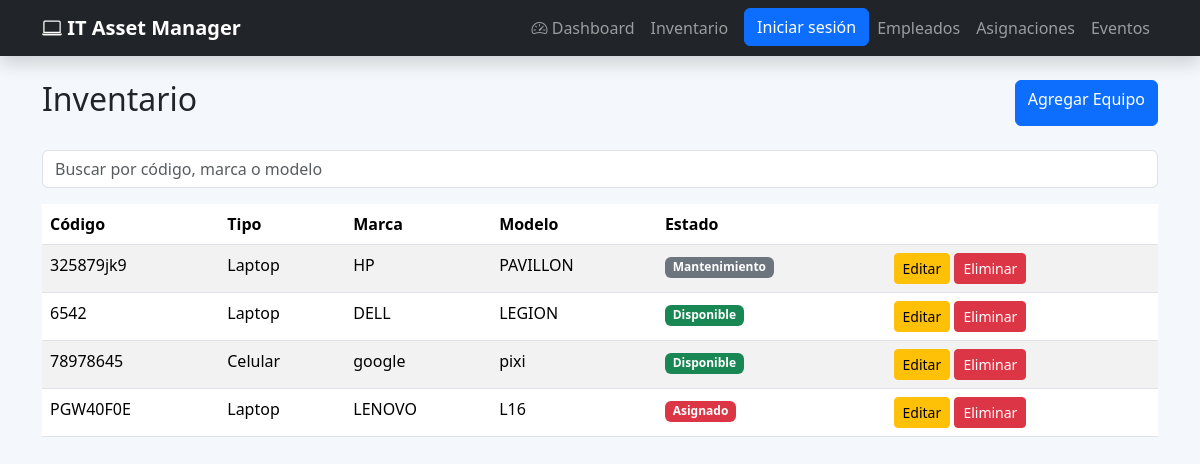
Page /inventario/ on the earlier database version.
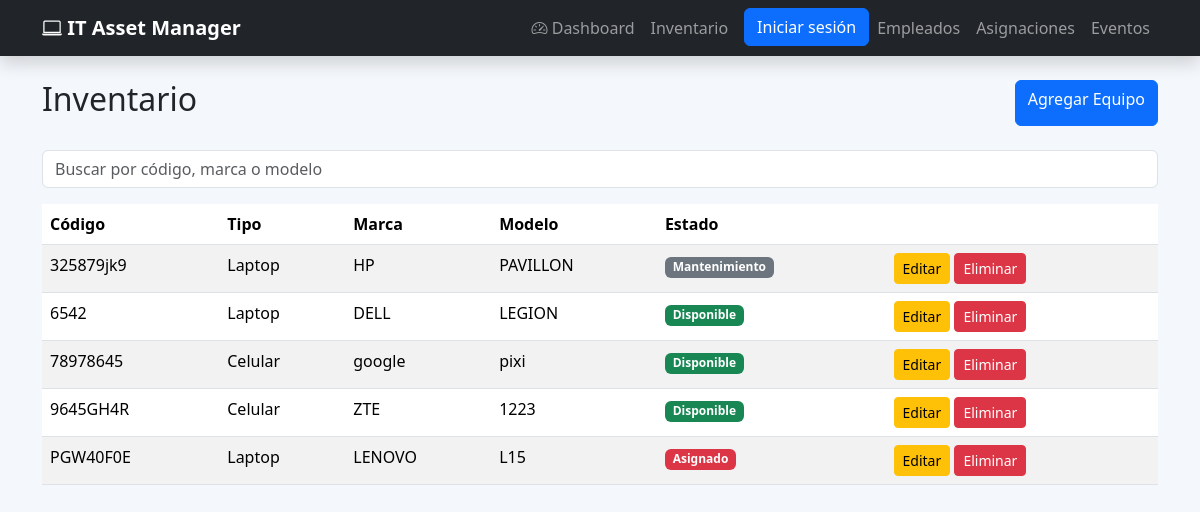
Same page on the later database version.
### inventario/models.py (models this page shows, shortened)
class Equipo(models.Model):
    LAPTOP = "Laptop"
    CELULAR = "Celular"
    TIPOS = [
        (LAPTOP, "Laptop"),
        (CELULAR, "Celular"),
    ]
    DISPONIBLE = "Disponible"
    ASIGNADO = "Asignado"
    MANTENIMIENTO = "Mantenimiento"
    ESTADOS = [
        (DISPONIBLE, "Disponible"),
        (ASIGNADO, "Asignado"),
        (MANTENIMIENTO, "Mantenimiento"),
    ]
    codigo = models.CharField(
        max_length=20,
        unique=True
    )
    tipo = models.CharField(
        max_length=20,
        choices=TIPOS
    )
    marca = models.CharField(
        max_length=50
    )
    modelo = models.CharField(
        max_length=100
    )
    numero_serie = models.CharField(
        max_length=100,
        unique=True
    )
    estado = models.CharField(
        max_length=20,
        choices=ESTADOS,
        default=DISPONIBLE
    )
    observaciones = models.TextField(
        blank=True
    )
    fecha_registro = models.DateTimeField(
        auto_now_add=True
    )

### inventario/views.py (the view)
def lista_equipos(request):
    equipos = Equipo.objects.all().order_by("codigo")
    return render(
        request,
        "inventario/lista_equipos.html",
        {
            "equipos": equipos
        }
    )

### inventario/templates/inventario/lista_equipos.html (shortened to what this page needs)
{% extends 'layouts/base.html' %}
{% block content %}
<div class="container mt-4">
    <div class="d-flex justify-content-between mb-4">
        <h2>Inventario</h2>
        <a href="{% url 'crear_equipo' %}"
           class="btn btn-primary">
            Agregar Equipo
        </a>
    </div>
    <div class="mb-3">
        <input
            type="text"
            id="busqueda"
            class="form-control"
            placeholder="Buscar por código, marca o modelo">
    </div>
    <table class="table table-striped table-hover">
        <thead>
            <tr>
                <th>Código</th>
                <th>Tipo</th>
                <th>Marca</th>
                <th>Modelo</th>
                <th>Estado</th>
                <th></th>
            </tr>
        </thead>
        <tbody id="tablaEquipos">
        {% for equipo in equipos %}
            <tr>
                <td>{{ equipo.codigo }}</td>
                <td>{{ equipo.tipo }}</td>
                <td>{{ equipo.marca }}</td>
                <td>{{ equipo.modelo }}</td>
                <td>
                    {% if equipo.estado == "Disponible" %}
                    <span class="badge bg-success">
                        Disponible
                    </span>
                    {% elif equipo.estado == "Asignado" %}
                    <span class="badge bg-danger">
                        Asignado
                    </span>
                    {% else %}
                    <span class="badge bg-secondary">
                        {{ equipo.estado }}
                    </span>
                    {% endif %}
                </td>
                <td>
                    <a href="{% url 'editar_equipo' equipo.id %}"
                    class="btn btn-warning btn-sm">
                        Editar
                    </a>
                    <a href="{% url 'eliminar_equipo' equipo.id %}"
                    class="btn btn-danger btn-sm">
                        Eliminar
                    </a>
                </td>
            </tr>
        {% empty %}
            <tr>
                <td colspan="6">
                    No hay equipos registrados.
                </td>
            </tr>
        {% endfor %}
        </tbody>
    </table>
</div>
{% endblock %}

Differences in the rows shown:
added Equipo: codigo "9645GH4R", tipo "Celular", marca "ZTE", modelo "1223", estado "Disponible"
changed Equipo "PGW40F0E": modelo "L16" → "L15"
